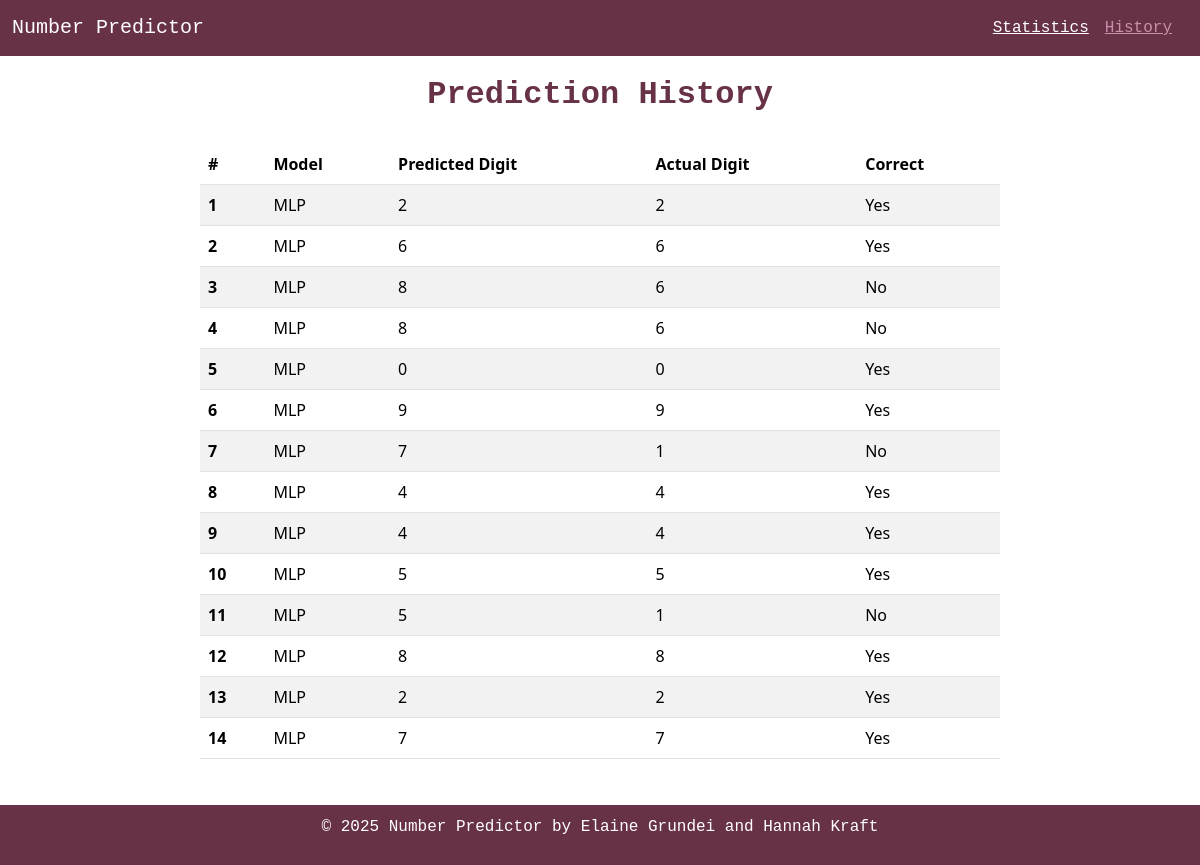
Before: /history with the older database file.
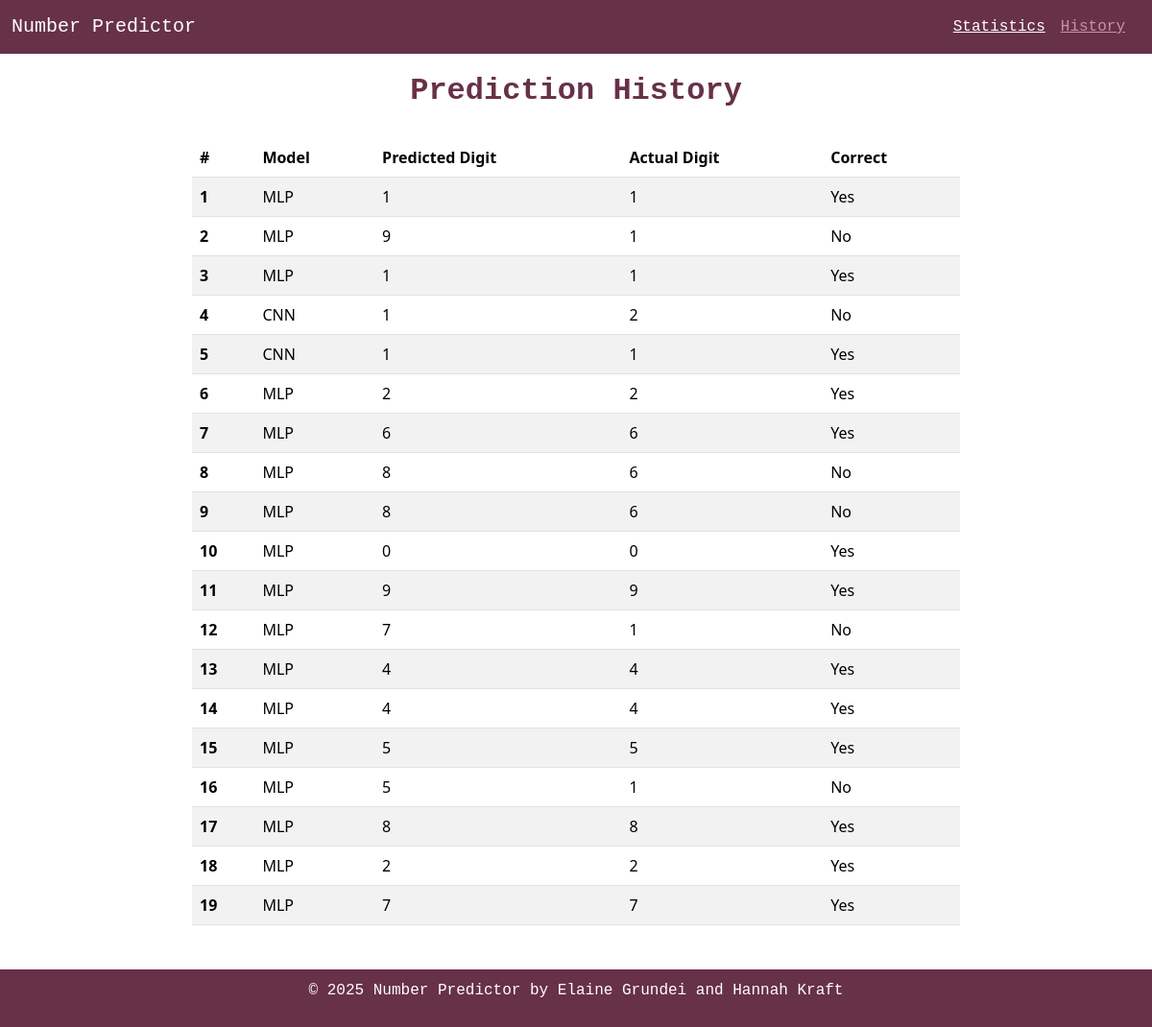
After: the same page with the newer database file.
### tables this page shows
CREATE TABLE cnn_results (
            id INTEGER PRIMARY KEY AUTOINCREMENT,
            timestamp TEXT,
            model_name TEXT,
            input_data TEXT,
            predicted_label TEXT,
            true_label TEXT,
            correct INTEGER,
            confidence REAL
        );

### main.py (the view)
@app.route("/history")
def history():
    results = fetch_all()
    history_list = []
    for row in results:
        entry = {
            "model_name": row[2],  # model_name
            "predicted": row[4],  # predicted_label
            "actual": row[5],     # true_label
            "correct": row[6],    # correct (1/0)
            "confidence": row[7]  # optional
        }
        history_list.append(entry)
    return render_template("history.html", history=history_list)

### database_operations.py (called while the page is built)
def connect():
    conn = sqlite3.connect(DB_PATH)
    return conn

def fetch_all():
    conn = connect()
    cursor = conn.cursor()
    cursor.execute("SELECT * FROM cnn_results ORDER BY id DESC")
    results = cursor.fetchall()
    conn.close()
    return results

### templates/history.html (shortened to what this page needs)
<!DOCTYPE html>
<html lang="en">
<head>
    <link href="https://cdn.jsdelivr.net/npm/bootstrap@5.3.2/dist/css/bootstrap.min.css" rel="stylesheet">
    <link rel="stylesheet" href="{{ url_for('static', filename='styles.css') }}">
</head>
<body>
<div class="page-wrapper">
<nav class="navbar navbar-expand-md navbar-dark">
  <div class="container-fluid">
  <a class="navbar-brand" href="/">Number Predictor</a>
    <div class="collapse navbar-collapse" id="myNavbar">
        <ul class="navbar-nav ms-auto">
            <li><a class="nav-item me-3" href="statistics">Statistics</a></li>
            <li><a id="active" class="nav-item me-3" href="history">History</a></li>
        </ul>
    </div>
  </div>
</nav>
<div class="content">
    <h2 style="text-align: center; margin-top: 20px; font-family: 'Courier New', Courier, monospace; color: #673147; font-weight: bold"><b>Prediction History</b></h2>
    <div class="history-container" style="margin-top: 30px; max-width: 800px; margin-left: auto; margin-right: auto;">
        {% if history %}
            <table class="table table-striped">
                <thead>
                    <tr>
                        <th scope="col">#</th>
                        <th scope="col">Model</th>
                        <th scope="col">Predicted Digit</th>
                        <th scope="col">Actual Digit</th>
                        <th scope="col">Correct</th>
                    </tr>
                </thead>
                <tbody>
                    {% for entry in history %}
                    <tr>
                        <th scope="row">{{ loop.index }}</th>
                        <td>{{entry.model_name}}</td>
                        <td>{{ entry.predicted }}</td>
                        <td>{{ entry.actual }}</td>
                        <td>{% if entry.correct %}Yes{% else %}No{% endif %}</td>
                    </tr>
                    {% endfor %}
                </tbody>
            </table>
        {% else %}
            <p style="text-align: center; font-size: 18px;">No prediction history available.</p>
        {% endif %}
    </div>
</div>
<div class="footer" style="text-align: center; margin-top: 30px;">
        <footer><p>&copy; 2025 Number Predictor by Elaine Grundei and Hannah Kraft</p></footer>
</div>
</div>
</body>
</html>

### static/styles.css (style rules this page uses)
.navbar { background-color: #673147; font-family: 'Courier New', Courier, monospace; color: white; }
.navbar-brand { font-family: 'Courier New', Courier, monospace; color: white; }
.nav-item { font-family: 'Courier New', Courier, monospace; color: white; }
li { font-family: Free Mono, monospace; color: white; }
.footer { font-family: Free Mono, monospace; background-color: #673147; color: white; text-align: center; padding: 10px; }
html, body { height: 100%; margin: 0; }
.page-wrapper { display: flex; flex-direction: column; min-height: 100vh; }
#active { font-family: 'Courier New', Courier, monospace; color: #CB90A8; }

Changed rows visible on the page:
added cnn_results: model_name "MLP", predicted "1", actual "1", correct "Yes"
added cnn_results: model_name "MLP", predicted "9", actual "1", correct "No"
added cnn_results: model_name "MLP", predicted "1", actual "1", correct "Yes"
added cnn_results: model_name "CNN", predicted "1", actual "2", correct "No"
added cnn_results: model_name "CNN", predicted "1", actual "1", correct "Yes"
